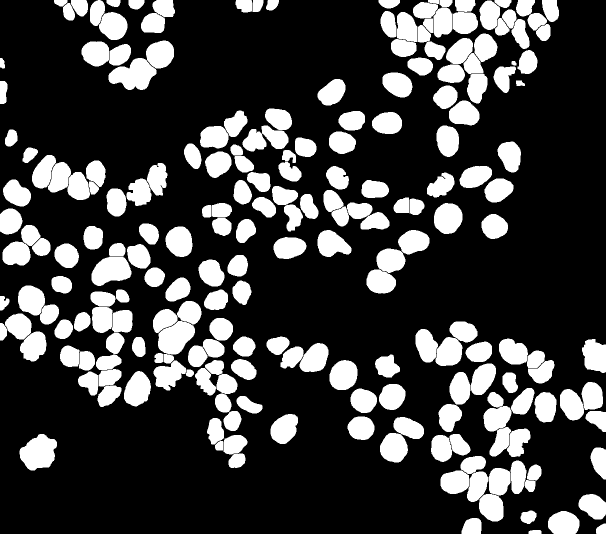
#> input picture _static/code/python/notebooks/stats_nuclei_bw.tif, 1212 x 1068 px (shown at 1/2 size)
$ jupyter execute statistical_thresholding.ipynb
#> lines starting #> are read from the running program, lines starting #| are printed output that depends on the picture; after the words box and inside, x2 and y2 are one past the last pixel; in counts of white or black regions, pixels touching at a corner belong together
[cell 1]
import matplotlib.pyplot as plt
import numpy as np
from skimage.filters import threshold_otsu
from skimage.io import imread
from iaf.plot import imshow
from iaf.notebook import init_style
init_style()
#> (this line was passed over: iaf is not available in this run)

# Statistical thresholding

This example shows how to use the characteristics of the signal (or rather, in this case, of the background) to segment objects that are otherwise tricky to segment with standard thresholding algorithms.

The data we have consists of an image `N` of already segmented (i.e. black and white) nuclei from a fluorescence microscopy acquisition, an image `S` of the corresponding cells with a (weak and noisy) fluorescent signal that (where present) fills the whole cell.

Our goal is to quantify the fraction of positive cells in the image. The positive cells are those cells that have a cellular signal that is detectable above noise level. We can use the `N` image to know where all the cells are (because all nuclei are strongly labelled), and the `S` image to sample the signal at the position of the nuclei and decide whether it is significant or not.

## Read and display the images

We start by reading the images.

[cell 2]
N = imread("stats_nuclei_bw.tif")
#> N: shape (1068, 1212); 25.2% white; 221 white regions, largest, box (x1, y1, x2, y2) and area: (217, 116, 313, 180) 3905, (39, 868, 114, 941) 3811, (316, 642, 390, 709) 3423
S = imread("stats_signal.tif")
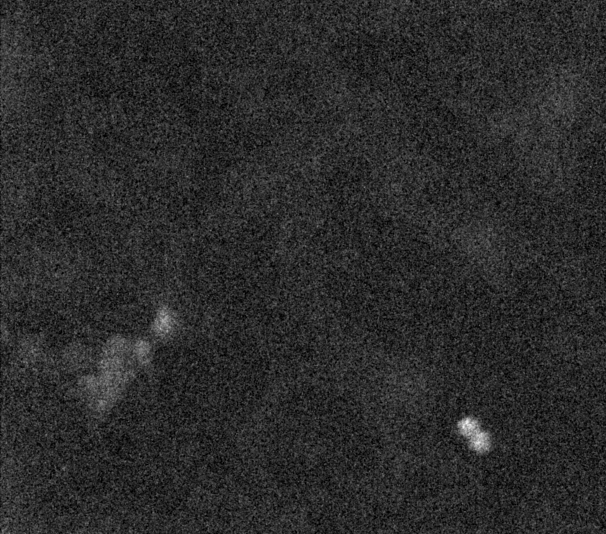
#> input picture _static/code/python/notebooks/stats_signal.tif, 1212 x 1068 px (shown at 1/2 size)
#> S is the input picture: shape (1068, 1212) uint16; min 0, max 65535, mean 11125.2

`N` is the segmented image of the nuclei, that is, we are given a black-and-white mask. `S` is the background-corrected cellular signal image.

[cell 3]
fig, ax = plt.subplots(1, 2, figsize=(12, 4))
imshow(N, cmap="gray", ax=ax[0], title="Segmented nuclei")
#> (this line was passed over: iaf is not available in this run)
imshow(S, cmap="gray", ax=ax[1], title="Cellular signal");
#> (this line was passed over: iaf is not available in this run)

How do we know which cells in `S` have a significant signal? Let's start by naively segmenting `S` with Otsu.

[cell 4]
threshold = threshold_otsu(S)
#> threshold = 9637
bw_S = S > threshold
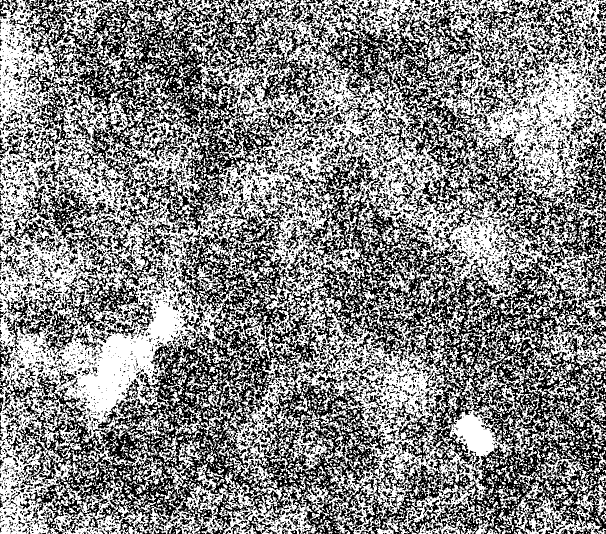
#> bw_S: shape (1068, 1212) bool (shown at 1/2 size); 52.8% white; 6423 black regions (4950 under 20 px), largest, box (x1, y1, x2, y2) and area: (6, 256, 1212, 1068) 289710, (54, 0, 628, 463) 78874, (639, 0, 1064, 464) 42948
imshow(bw_S)
#> (this line was passed over: iaf is not available in this run)

This does not look very good. Let's see if we can find a better approach.

## Two words about *sample distributions*

We will start by considering a sample $X$ of 10000 randomly sampled numbers from a Normal distribution $X \sim \mathcal{N}(\mu, \sigma^{2})$ with mean $\mu = 100$ and standard deviation $\sigma=5$, i.e. $X \sim \mathcal{N}(100\,25)\$.

Numpy's `random.randn()` function returns numbers sampled from a standard normal distribution with mean 0 and standard deviation 1.

[cell 5]
# We set the seed of the random number generator to get every time the same result.
np.random.seed(seed=42)
X = 100 + 5 * np.random.randn(10000)

Let's check the statistics of the sample:

[cell 6]
print(f"X has mean {X.mean():.2f} and standard deviation {X.std():.2f}; it should be close to (100.00, 5.00)")

Let's have a look at the distribution of these 10000 numbers.

[cell 7]
fig, ax = plt.subplots(figsize=(8, 4))
ax.hist(X, bins="auto");
ax.plot([X.mean(), X.mean()], [0, 550], 'r-') # Plot the mean
ax.set_xlabel("Possible values of X")
ax.set_ylabel("Counts");
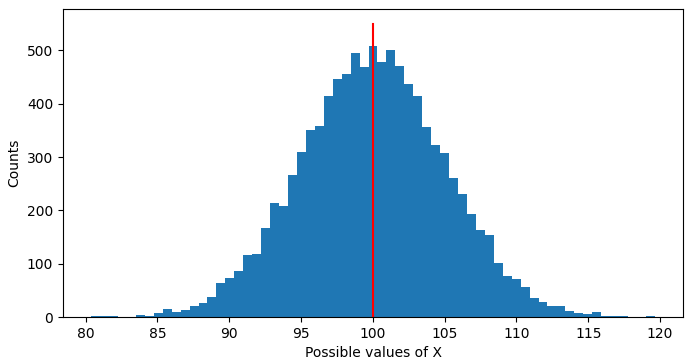
#> figure drawn by matplotlib, 1 panel; tallest bar 508 high, from x = 99.7 to 100.3

In a (perfect) normal distribution, approximately 68% of all elements of the samples lie within 1 standard deviation above and below the mean; 95% are within 2 standard deviations, and 99.7% are within 3 standard deviations. Let's calculate those boundaries and plot them.

[cell 8]
m = X.mean()
s = X.std()
one_std_high = m + s
one_std_low = m - s
two_std_high = m + 2 * s
two_std_low = m - 2 * s
three_std_high = m + 3 * s
three_std_low = m - 3 * s

[cell 9]
fig, ax = plt.subplots(figsize=(8, 4))
ax.hist(X, bins="auto");
ax.plot([m, m], [0, 550], 'r-') # Plot the mean
ax.plot([one_std_high, one_std_high], [0, 550], 'y-') # Plot one_std_high
ax.plot([one_std_low, one_std_low], [0, 550], 'y-') # Plot one_std_low
ax.plot([two_std_high, two_std_high], [0, 550], 'g-') # Plot two_std_high
ax.plot([two_std_low, two_std_low], [0, 550], 'g-') # Plot two_std_low
ax.plot([three_std_high, three_std_high], [0, 550], 'k-') # Plot three_std_high
ax.plot([three_std_low, three_std_low], [0, 550], 'k-') # Plot three_std_low
ax.set_xlabel("Possible values of X")
ax.set_ylabel("Counts");
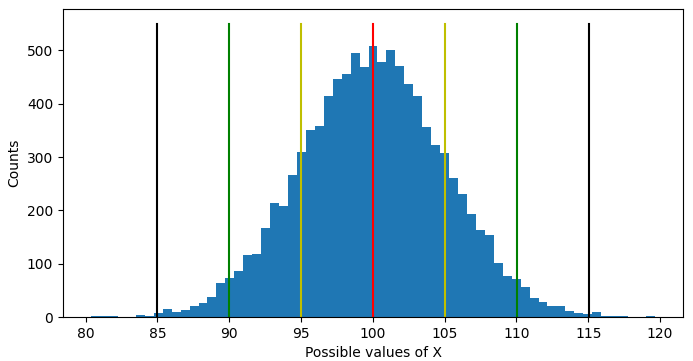
#> figure drawn by matplotlib, 1 panel; tallest bar 508 high, from x = 99.7 to 100.3

Let's also count the elements in the partitions and calculate their fractions.

[cell 10]
n_one_std = X[(X >= one_std_low) & (X <= one_std_high)]
f_one_std = len(n_one_std) / len(X) * 100
n_two_std = X[(X >= two_std_low) & (X <= two_std_high)]
f_two_std = len(n_two_std) / len(X) * 100
n_three_std = X[(X >= three_std_low) & (X <= three_std_high)]
f_three_std = len(n_three_std) / len(X) * 100

print(f"{f_one_std:.2f}% are within 1 std; {f_two_std:.2f}% are within 2 std; {f_three_std:.2f}% are within 3 std.")

From the plot above, we see that we can find values above ~115 only around 0.3% of the time in our sample. This concept is at the base of **statistical testing**: given a certain sample of elements (that we assume come from a given **distribution** of objects of the same type), if we see another object that is at a certain distance of the mean of the sample, how likely it is to belong to that same type of objects?

In current example, how likely would it be for a value $x=200$ to belong to the distribution from which we sampled $X$?

## Using sample statistics for thresholding

We can make use of the idea of samples and distributions to try and segment tricky images.

Let's image we have all pixel intensities in the image that belong to the background. If we assume that they belong to the same *class of pixels* (i.e. all background pixels are *generated* by the same process and therefore come from the same distribution), then the intensities from our brighter cells in `S` should not fall into the distribution of the background intensities.

Let's use the inverse of black and white mask of our nuclei to extract the "non-nucleus" part of the image.

[cell 11]
imshow(N == 0)
#> (this line was passed over: iaf is not available in this run)

Let's get the intensities from `S` at the positions where `N==0` is `True` (i.e. for the background pixels).

[cell 12]
background = S[N == 0]

Let's get our sample statistics:

[cell 13]
m_bkg = background.mean()
#> m_bkg = 11088.8
s_bkg = background.std()
#> s_bkg = 4868.7
print(f"The background has mean = {m_bkg:.2f} and std = {s_bkg:.2f}")
#| The background has mean = 11088.81 and std = 4868.70

Let's now use the assumption that any intensity higher than 3 standard deviations away from the mean is unlikely to belong to the distribution of background pixels, that is, our cells are **outliers** of the population of background pixels.

[cell 14]
threshold = m_bkg + 3 * s_bkg
#> threshold = 25694.9
imshow(S > threshold)
#> (this line was passed over: iaf is not available in this run)

This looks already more promising than the attempt with the Otsu algorithm above.

Sometimes, the sample we use to estimate the characteristics of a distribution is not good enough. In our example of the background sample, it may contain some autofluorescent pixels, or some cytoplasmic pixels that do not belong neither to the nuclei that we use to define the backround nor to the actual background, since they fall into the cytoplasm.

In this case, we can use **robust statistics** to work around this issue. Imagine having this sample $Y$:

[cell 15]
Y = np.array([1, 2, 1, 0, 2, 1, 0, 1, 0, 1, 1, 2, 1, 15])

It looks likely that the element $15$ does not belong to the rest of the sample. Let's see what is the effect of this **outlier** on our sample statistics.

[cell 16]
print(f"Sample Y has mean = {Y.mean():.2f} and standard deviation = {X.std():.2f}")

A robust alternative of the mean is given by the **median**, which is the central value in the sorted sample elements; and a robust alternative for the standard deviation is the **median absolute deviation**. The MAD is usually multiplied by a constant factor $1.4826$ to bring it in the same range as the standard deviation.

[cell 17]
md = np.median(Y)
mad = 1.4826 * np.median(np.abs(Y - md))
print(f"Sample Y has median = {md:.2f} and median absolute deviation = {mad:.2f}")

If we use robust statistics on our image, we get the following:

[cell 18]
median_bkg = np.median(background)
#> median_bkg = 11565
mad_bkg = 1.4826 * np.median(np.abs(background - median_bkg))
#> mad_bkg = 5715.4
print(f"The background has median = {median_bkg:.2f} and MAD = {mad_bkg:.2f}")
#| The background has median = 11565.00 and MAD = 5715.42

[cell 19]
threshold = median_bkg + 3 * mad_bkg
#> threshold = 28711.3
imshow(S > threshold)
#> (this line was passed over: iaf is not available in this run)
